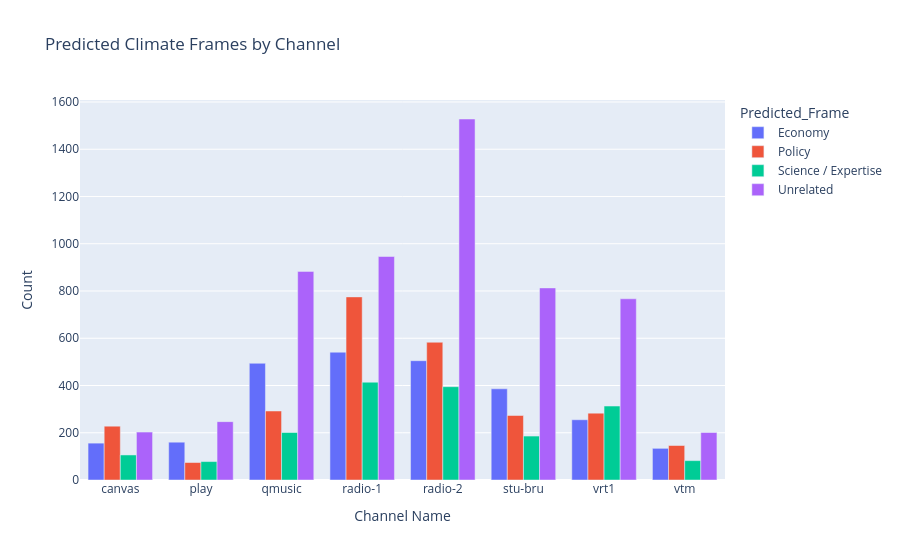

Notebook source saved alongside this figure:
### Code cell
channel_frames = (
    filtered_df_final.groupby(
        ["Channel Name", "Predicted_Frame_Logistic"]
    )
    .size()
    .reset_index(name="Count")
)

fig = px.bar(
    channel_frames,
    x="Channel Name",
    y="Count",
    color="Predicted_Frame_Logistic",
    title="Predicted Climate Frames by Channel",
    barmode="group"
)

fig.show()

### Figure 1 — Plotly figure (JSON) as saved in the notebook; plotly's stock layout.template omitted (floating-point values rounded to 4 significant figures)
{"data": [{"alignmentgroup": "True", "hovertemplate": "Predicted_Frame=Economy<br>Channel Name=%{x}<br>Count=%{y}<extra></extra>", "legendgroup": "Economy", "marker": {"color": "#636efa", "pattern": {"shape": ""}}, "name": "Economy", "offsetgroup": "Economy", "orientation": "v", "showlegend": true, "textposition": "auto", "type": "bar", "x": ["canvas", "play", "qmusic", "radio-1", "radio-2", "stu-bru", "vrt1", "vtm"], "xaxis": "x", "y": [156, 160, 494, 541, 505, 386, 255, 134], "yaxis": "y"}, {"alignmentgroup": "True", "hovertemplate": "Predicted_Frame=Policy<br>Channel Name=%{x}<br>Count=%{y}<extra></extra>", "legendgroup": "Policy", "marker": {"color": "#EF553B", "pattern": {"shape": ""}}, "name": "Policy", "offsetgroup": "Policy", "orientation": "v", "showlegend": true, "textposition": "auto", "type": "bar", "x": ["canvas", "play", "qmusic", "radio-1", "radio-2", "stu-bru", "vrt1", "vtm"], "xaxis": "x", "y": [228, 74, 292, 775, 583, 273, 283, 146], "yaxis": "y"}, {"alignmentgroup": "True", "hovertemplate": "Predicted_Frame=Science / Expertise<br>Channel Name=%{x}<br>Count=%{y}<extra></extra>", "legendgroup": "Science / Expertise", "marker": {"color": "#00cc96", "pattern": {"shape": ""}}, "name": "Science / Expertise", "offsetgroup": "Science / Expertise", "orientation": "v", "showlegend": true, "textposition": "auto", "type": "bar", "x": ["canvas", "play", "qmusic", "radio-1", "radio-2", "stu-bru", "vrt1", "vtm"], "xaxis": "x", "y": [106, 78, 201, 414, 395, 186, 313, 82], "yaxis": "y"}, {"alignmentgroup": "True", "hovertemplate": "Predicted_Frame=Unrelated<br>Channel Name=%{x}<br>Count=%{y}<extra></extra>", "legendgroup": "Unrelated", "marker": {"color": "#ab63fa", "pattern": {"shape": ""}}, "name": "Unrelated", "offsetgroup": "Unrelated", "orientation": "v", "showlegend": true, "textposition": "auto", "type": "bar", "x": ["canvas", "play", "qmusic", "radio-1", "radio-2", "stu-bru", "vrt1", "vtm"], "xaxis": "x", "y": [203, 247, 883, 946, 1528, 813, 767, 201], "yaxis": "y"}], "layout": {"barmode": "group", "legend": {"title": {"text": "Predicted_Frame"}, "tracegroupgap": 0}, "title": {"text": "Predicted Climate Frames by Channel"}, "xaxis": {"anchor": "y", "domain": [0, 1], "title": {"text": "Channel Name"}}, "yaxis": {"anchor": "x", "domain": [0, 1], "title": {"text": "Count"}}}}
